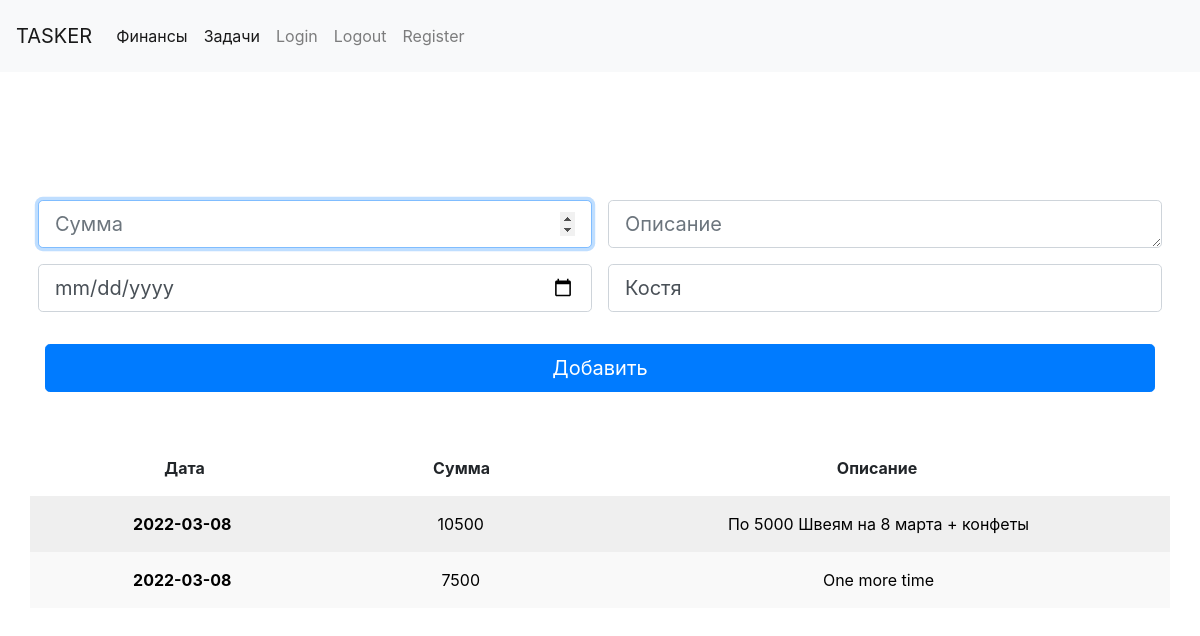
Before: / (signed in) with the older database file.
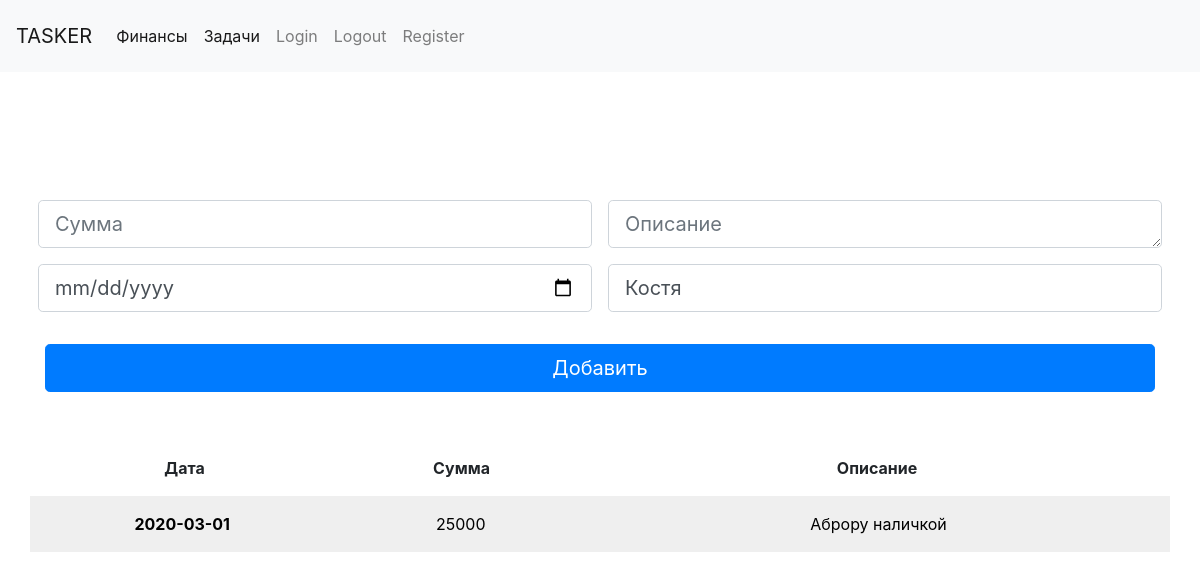
After: the same page with the newer database file.
### models.py (models this page shows, shortened)
class UserModel(UserMixin, db.Model):
    __tablename__ = 'users'
    id = db.Column(db.Integer, primary_key=True)
    user_name = db.Column(db.String(100))
    password_hash = db.Column(db.String(500))
    company_id = db.Column(db.Integer, db.ForeignKey('companies.id'))

class Post(db.Model):
    __tablename__ = 'posts'
    id = db.Column(db.Integer, primary_key=True)
    amount = db.Column(db.String(80), unique=False)
    description = db.Column(db.String(500))
    user_name = db.Column(db.String(100))
    company_id = db.Column(db.String(100))
    date = db.Column(db.String(100))

### app.py (the view, shortened to what this page needs)
@app.route('/blog', methods=['POST', 'GET'])
@app.route('/', methods=['POST', 'GET'])
@login_required
def blog():
    if not current_user.is_authenticated:
        return redirect('/company_register')
    company_id = current_user.company_id
    user_name = current_user.user_name
    posts = db.session.query(Post).filter_by(company_id=company_id).all()
    print(posts)
    return render_template('blog.html', posts=posts, user_name=user_name)

### models.py (called while the page is built)
@login.user_loader
def load_user(id):
    return UserModel.query.get(int(id))

### templates/blog.html (shortened to what this page needs)
{% extends 'base.html' %}
{% block content %}
<main>
    <div class="py-5 text-center">
    </div>
    <div class="row g-5">
        <div class="col-xs-12 col-sm-12 col-md-12 col-lg-12">
            <form class="needs-validation" action="{{url_for('blog')}}" method="post" novalidate>
                <div class="row">
                    <div class="col-xs-12  col-sm-12 col-lg-6 p-2">
                        <input autofocus type="number" class="form-control form-control-lg" id="amount"
                               name="amount"
                               placeholder="Сумма" value=""
                               required>
                    </div>
                    <div class="col-xs-12 col-sm-12 col-lg-6 p-2">
                            <textarea class="form-control form-control-lg" rows="1" cols="45"
                                      id="description" name="description"
                                      placeholder="Описание"
                                      required></textarea>
                    </div>
                    <div class="col-xs-12 col-sm-12 col-lg-6 p-2">
                        <input type="date" class="form-control form-control-lg" id="date" name="date"
                               placeholder="Дата"
                               value="" required>
                    </div>
                    <div class="col-xs-12 col-sm-12 col-lg-6 p-2">
                        <input type="text" class="form-control form-control-lg" id="who" name="user_name"
                               placeholder="Имя"
                               value="{{user_name}}" required>
                    </div>
                </div>
                <button class="w-100 btn btn-primary btn-lg" type="submit">Добавить</button>
            </form>
            <br>
            <br>
            <div class="row p-3">
                <div class="col">
                    <b>Дата</b>
                </div>
                <div class="col">
                    <b>Сумма</b>
                </div>
                <div class="col-6">
                    <b>Описание</b>
                </div>
            </div>
            {% for p in posts %}
            <div class="row-striped row">
                <a href={{url_for('post_edit', id=p.id)}}>
                    <div class="d_hover row p-3">
                        <div class="col">
                            <b>{{p.date}}</b>
                        </div>
                        <div class="col">
                            {{p.amount}}
                        </div>
                        <div class="col-6">
                            {{p.description}}
                        </div>
                    </div>
                </a>
            </div>
            {% endfor %}
        </div>
    </div>
</main>
{% endblock %}

### templates/base.html (shortened to what this page needs)
<!DOCTYPE html>
<html>
<head>
    <link href="https://cdn.jsdelivr.net/npm/bootstrap@5.1.3/dist/css/bootstrap.min.css" rel="stylesheet"
>
    <link rel="stylesheet" href="{{url_for('static', filename='form-validation.css') }}">
    <link rel="stylesheet" href="https://stackpath.bootstrapcdn.com/bootstrap/4.1.3/css/bootstrap.min.css"
>
    <link rel="stylesheet" href="{{url_for('static', filename='style.css') }}">
</head>
<body id="body-pd" class="text-center">
<nav class="navbar navbar-expand-lg navbar-light bg-light p-3">
    <a href={{url_for('blog')}} class="navbar-brand">TASKER</a>
    <div class="collapse navbar-collapse" id="navbarNavAltMarkup">
        <div class="navbar-nav">
            <a class="nav-item nav-link active" href="{{url_for('blog')}}">Финансы</a>
            <a class="nav-item nav-link active" href="{{url_for('tasks')}}">Задачи</a>
            <a class="nav-item nav-link" href="{{url_for('login')}}">Login</a>
            <a class="nav-item nav-link" href="{{url_for('logout')}}">Logout</a>
            <a class="nav-item nav-link" href="{{url_for('user_register')}}">Register</a>
        </div>
    </div>
</nav>
<div class="container">
    {% block content %}{% endblock %}
</div>
</body>
</html>

### static/form-validation.css (style rules this page uses)
.container { max-width: 960px; }
a { text-decoration:None }

### static/style.css (style rules this page uses)
a { text-decoration:bold; color:black; }

### templates/base.html (style rules this page uses)
.row-striped:nth-of-type(even) { background-color: #EFEFEF; }

Changed rows visible on the page:
removed Post: date "2022-03-08", amount "7500", description "One more time"
changed Post: date "2022-03-08" → "2020-03-01"; amount "10500" → "25000"; description "По 5000 Швеям на 8 марта + конфеты" → "Аброру наличкой"
